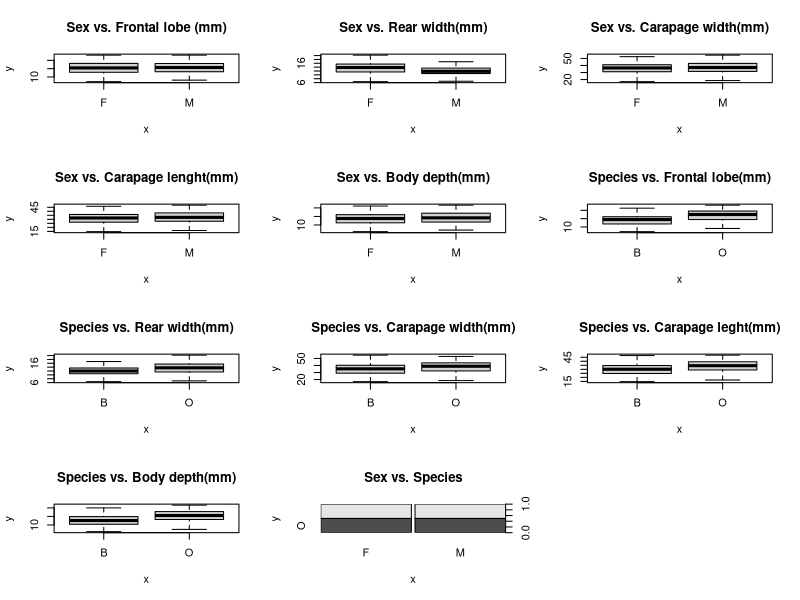

Generate this figure with R:
#This R script will create differente scatterplot which allows to visualize crabs data

data(crabs, package = "MASS")
attach(crabs)
par(mfrow=c(4,3))

plot(crabs$sex, crabs$FL, main="Sex vs. Frontal lobe (mm)")
plot(crabs$sex, crabs$RW, main="Sex vs. Rear width(mm)")
plot(crabs$sex, crabs$CW, main="Sex vs. Carapage width(mm)")
plot(crabs$sex, crabs$CL, main="Sex vs. Carapage lenght(mm)")
plot(crabs$sex, crabs$BD, main="Sex vs. Body depth(mm)")

plot(crabs$sp, crabs$FL, main="Species vs. Frontal lobe(mm)")
plot(crabs$sp, crabs$RW, main="Species vs. Rear width(mm)")
plot(crabs$sp, crabs$CW, main="Species vs. Carapage width(mm)")
plot(crabs$sp, crabs$CL, main="Species vs. Carapage leght(mm)")
plot(crabs$sp, crabs$BD, main="Species vs. Body depth(mm)")

plot(crabs$sex, crabs$sp, main="Sex vs. Species")